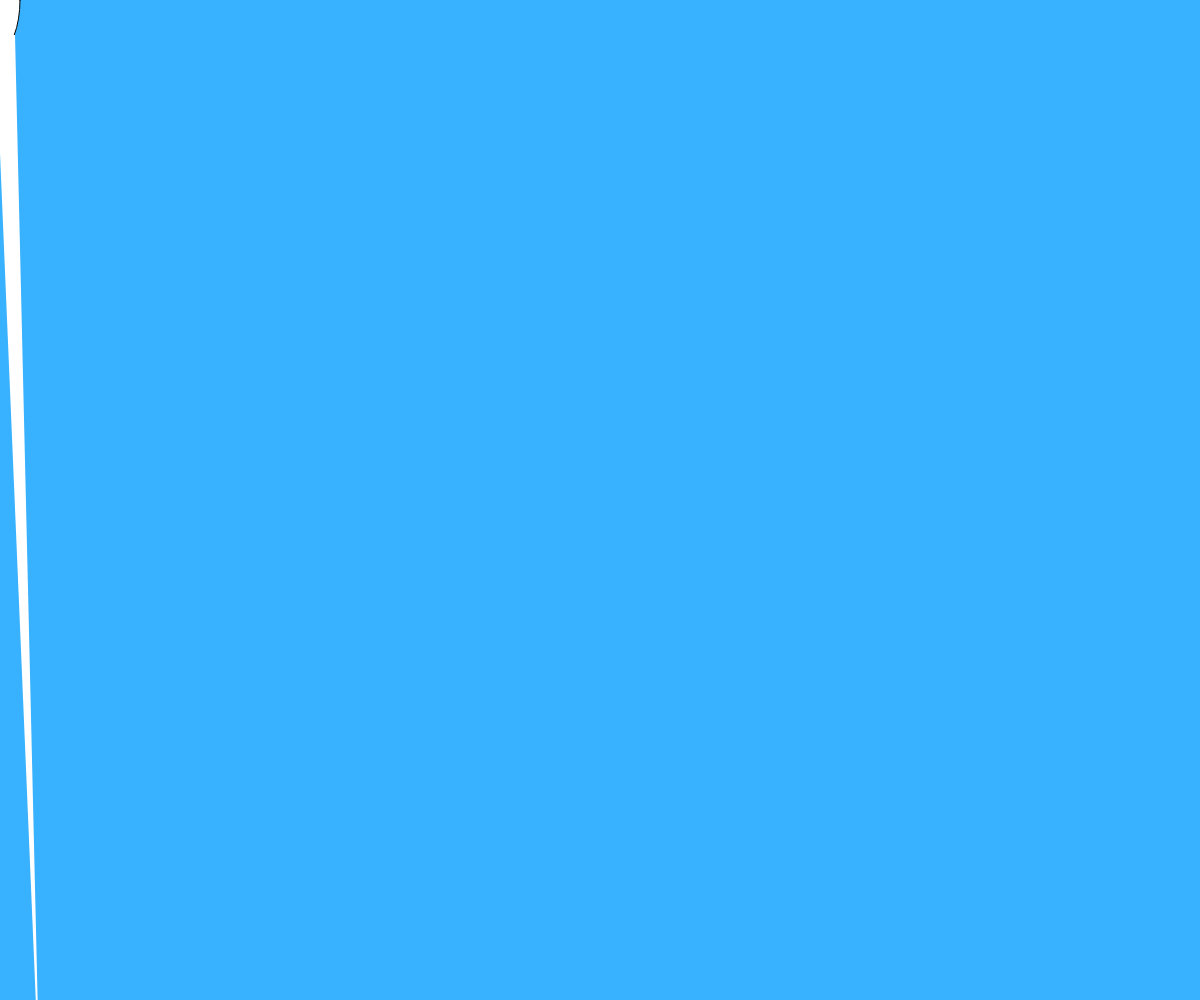
Frame 1 (no input)
Frame 60 (no input): identical to frame 1, image omitted
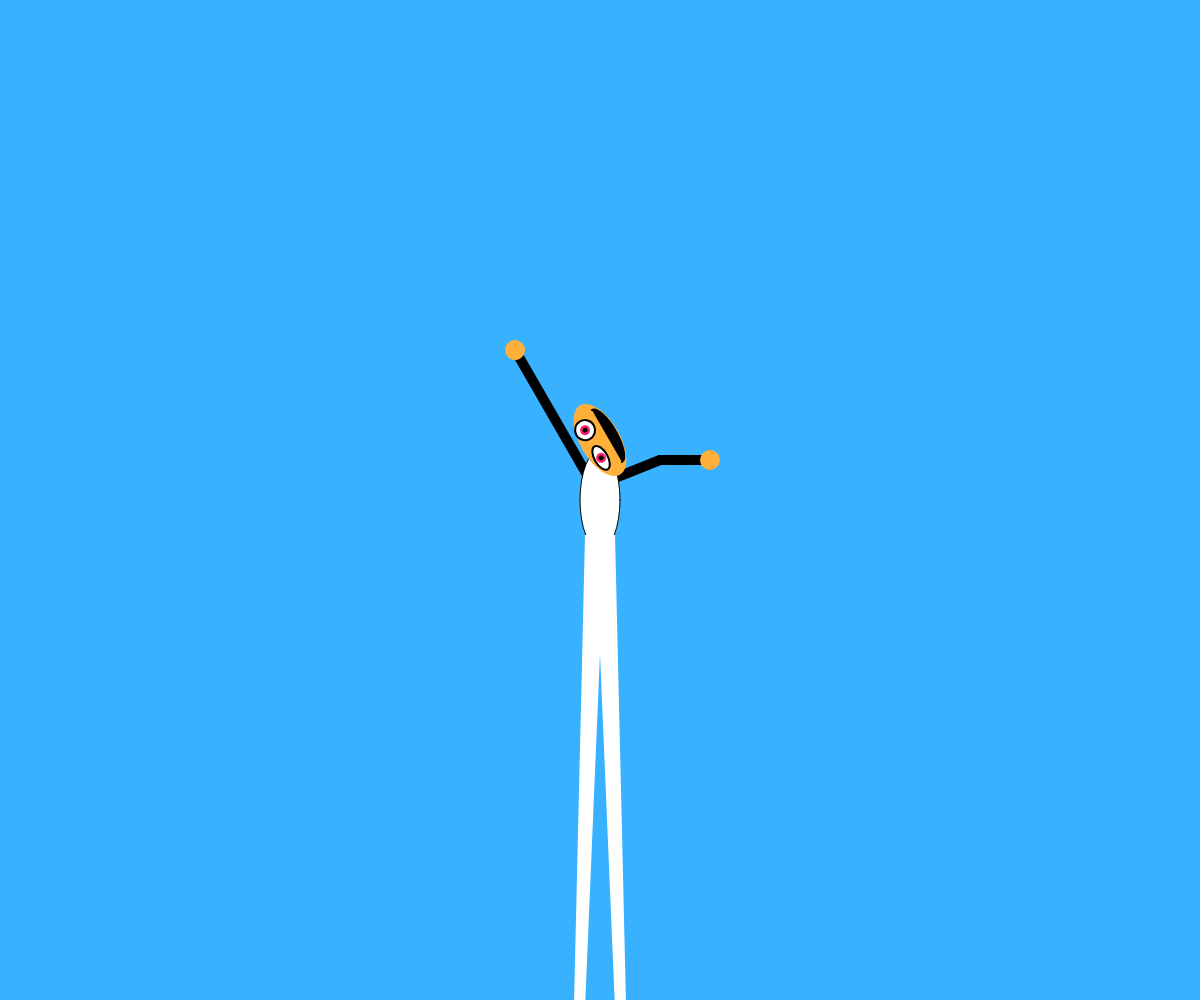
Frame 120 (the mouse pressed at the canvas centre since frame 60)

The p5.js sketch that drew these frames (run headless with seeded random() and noise() and a simulated clock; from frame 60 on, the mouse is pressed at the canvas centre):

// p5.js sketch
// ── sketch.js



function setup() {
    createCanvas( windowWidth, windowHeight );
}

var headAngle = 0;
var headRotationRate = 0;
var armAngle = 0;
var headWidth = 80;
var headHeight = 40;

function draw() {
    // erase background
    background( 'rgb(56, 177, 255)' );

    // update values
    headRotationRate = (mouseY * 0.1) - 20;
    headAngle = headAngle + headRotationRate;
    armAngle = armAngle - 3;

    push();
    noCursor();
    translate( mouseX, mouseY );

    // arms
    push();
    // right arm
    strokeWeight( 10 );
    stroke( 0 );
    push();
    translate( 60, -40 );
    rotate( radians(armAngle) );
    line( 0, 0, 50, 0 );
    fill( 'rgb(255, 176, 59)' );
    noStroke();
    ellipse( 50, 0, 20 );
    pop();
    line( 10, -20, 60, -40 );

    // left arm
    push();
    translate( -10, -20 );
    rotate( radians( mouseX) );
    line( 0, 0, 150, 0);
    fill( 'rgb(255, 176, 59)' );
    noStroke();
    ellipse( 150, 0, 20 );
    pop();
    pop();


    // body
    ellipse( 0, 0, 40, 100 );

    // head
    push();
    noStroke();
    fill( 'rgb(255, 176, 59)' );
    translate( 0, -60 );
    rotate( radians(headAngle) );
    ellipse( 0, 0, headWidth, headHeight );
    stroke(0);
    fill(255);
    // eyes
    strokeWeight(2);
    push();
    translate( headWidth * -0.2, headHeight * -0.2 );
    ellipse( 0, 0, headWidth * 0.33, headHeight * 0.33 );
    noStroke();
    fill( 'rgb(255, 31, 111)' );
    ellipse( 0, 0, 10 );
    fill( 0 );
    ellipse( 0, 0, 5 );
    pop();
    push();
    translate( headWidth * 0.2, headHeight * -0.2 );
    ellipse( 0, 0, 20 );
    noStroke();
    fill( 'rgb(255, 31, 111)' );
    ellipse( 0, 0, 10 );
    fill( 0 );
    ellipse( 0, 0, 5 );
    pop();
    // mouth
    push();
    fill( 0 );
    arc( 0, headHeight * 0.2, 60, 20, 0, PI );
    pop();
    pop();

    // legs
    fill( 255 );
    noStroke();
    triangle( -15, 35, 5, 35, -40, height+100 );
    triangle( 15, 35, -5, 35, 40, height+100 );


    pop();


}
